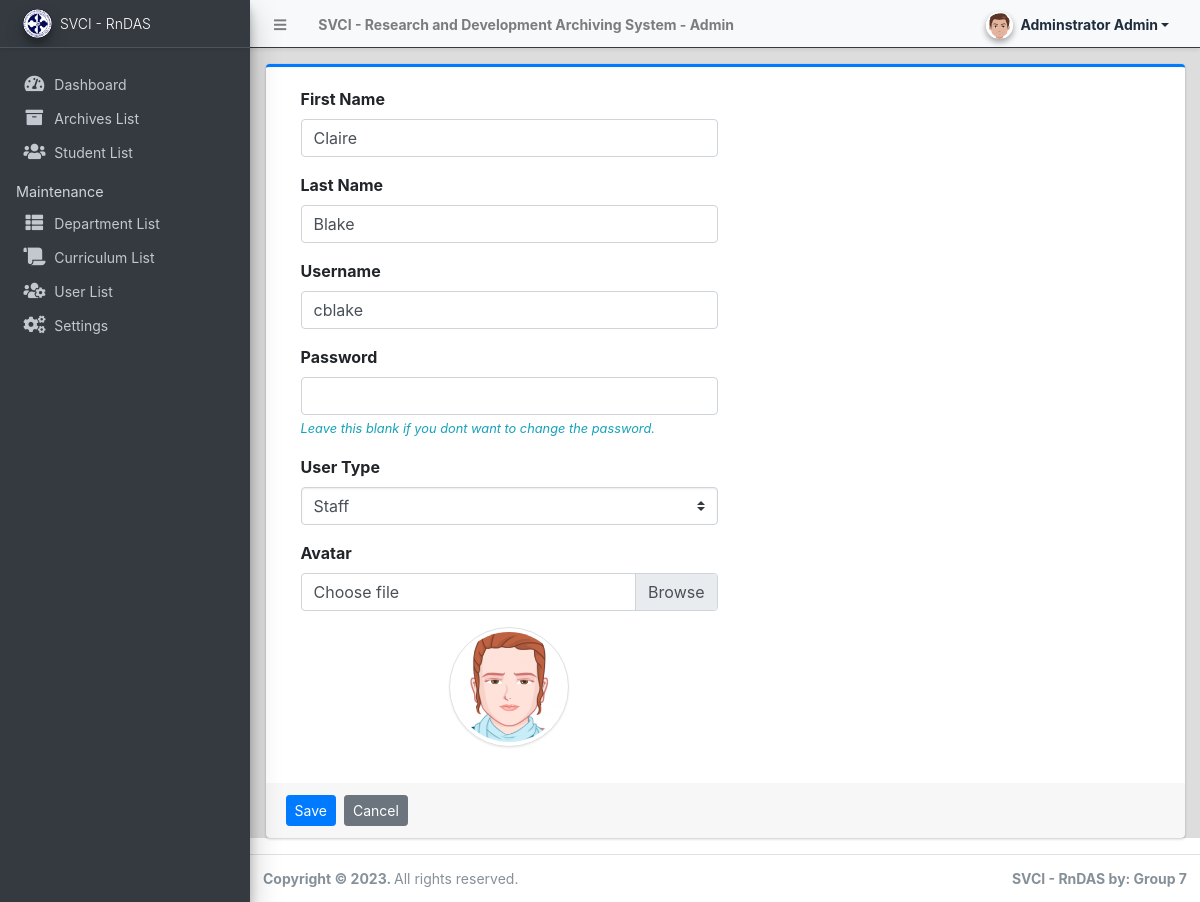
/admin/?page=user/manage_user&id=2 (signed in), run on the app's committed database.
### tables this page shows
CREATE TABLE `users` (
  `id` int(50) NOT NULL,
  `firstname` varchar(250) NOT NULL,
  `middlename` text DEFAULT NULL,
  `lastname` varchar(250) NOT NULL,
  `username` text NOT NULL,
  `password` text NOT NULL,
  `avatar` text DEFAULT NULL,
  `last_login` datetime DEFAULT NULL,
  `type` tinyint(1) NOT NULL DEFAULT 0,
  `status` int(1) NOT NULL DEFAULT 1 COMMENT '0=not verified, 1 = verified',
  `date_added` datetime NOT NULL DEFAULT current_timestamp(),
  `date_updated` datetime DEFAULT NULL ON UPDATE current_timestamp()
);

### config.php (called while the page is built, shortened)
<?php
function validate_image($file){
	if(!empty($file)){
        $ex = explode('?',$file);
        $file = $ex[0];
        $param =  isset($ex[1]) ? '?'.$ex[1]  : '';
		if(is_file(base_app.$file)){
			return base_url.$file.$param;
		}else{
			return base_url.'dist/img/no-image-available.png';
		}
	}else{
		return base_url.'dist/img/no-image-available.png';
	}
}
?>

### admin/user/manage_user.php (the view, shortened to what this page needs)
<?php
if(isset($_GET['id']) && $_GET['id'] > 0){
    $user = $conn->query("SELECT * FROM users where id ='{$_GET['id']}'");
    foreach($user->fetch_array() as $k =>$v){
        $meta[$k] = $v;
    }
}
?>
<div class="card card-outline card-primary">
	<div class="card-body">
		<div class="container-fluid">
			<form action="" id="manage-user">
				<div class="form-group col-6">
					<label for="name">First Name</label>
					<input type="text" name="firstname" id="firstname" class="form-control" value="<?php echo isset($meta['firstname']) ? $meta['firstname']: '' ?>" required>
				</div>
				<div class="form-group col-6">
					<label for="name">Last Name</label>
					<input type="text" name="lastname" id="lastname" class="form-control" value="<?php echo isset($meta['lastname']) ? $meta['lastname']: '' ?>" required>
				</div>
				<div class="form-group col-6">
					<label for="username">Username</label>
					<input type="text" name="username" id="username" class="form-control" value="<?php echo isset($meta['username']) ? $meta['username']: '' ?>" required  autocomplete="off">
				</div>
				<div class="form-group col-6">
					<label for="password">Password</label>
					<input type="password" name="password" id="password" class="form-control" value="" autocomplete="off" <?php echo isset($meta['id']) ? "": 'required' ?>>
                    <?php if(isset($_GET['id'])): ?>
					<small class="text-info"><i>Leave this blank if you dont want to change the password.</i></small>
                    <?php endif; ?>
				</div>
				<div class="form-group col-6">
					<label for="type">User Type</label>
					<select name="type" id="type" class="custom-select"  required>
						<option value="2" <?php echo isset($meta['type']) && $meta['type'] == 2 ? 'selected': '' ?>>Staff</option>
					</select>
				</div>
				<div class="form-group col-6">
					<label for="" class="control-label">Avatar</label>
					<div class="custom-file">
		              <label class="custom-file-label" for="customFile">Choose file</label>
		            </div>
				</div>
				<div class="form-group col-6 d-flex justify-content-center">
					<img src="<?php echo validate_image(isset($meta['avatar']) ? $meta['avatar'] :'') ?>" alt="" id="cimg" class="img-fluid img-thumbnail">
				</div>
			</form>
		</div>
	</div>
	<div class="card-footer">
			<div class="col-md-12">
				<div class="row">
					<button class="btn btn-sm btn-primary mr-2" form="manage-user">Save</button>
					<a class="btn btn-sm btn-secondary" href="./?page=user/list">Cancel</a>
				</div>
			</div>
		</div>
</div>

### admin/user/manage_user.php (style rules this page uses)
img#cimg { height: 15vh; width: 15vh; object-fit: cover; border-radius: 100% 100%; }

### data on the page
users: firstname "Claire", lastname "Blake", username "cblake", type "Staff", avatar (picture)

### other printed values
$_settings->info('name') "SVCI - Research and Development Archiving System"
$_settings->userdata('firstname').' '.$_settings->userdata('lastname') "Adminstrator Admin"
$_settings->info('short_name') "SVCI - RnDAS"
